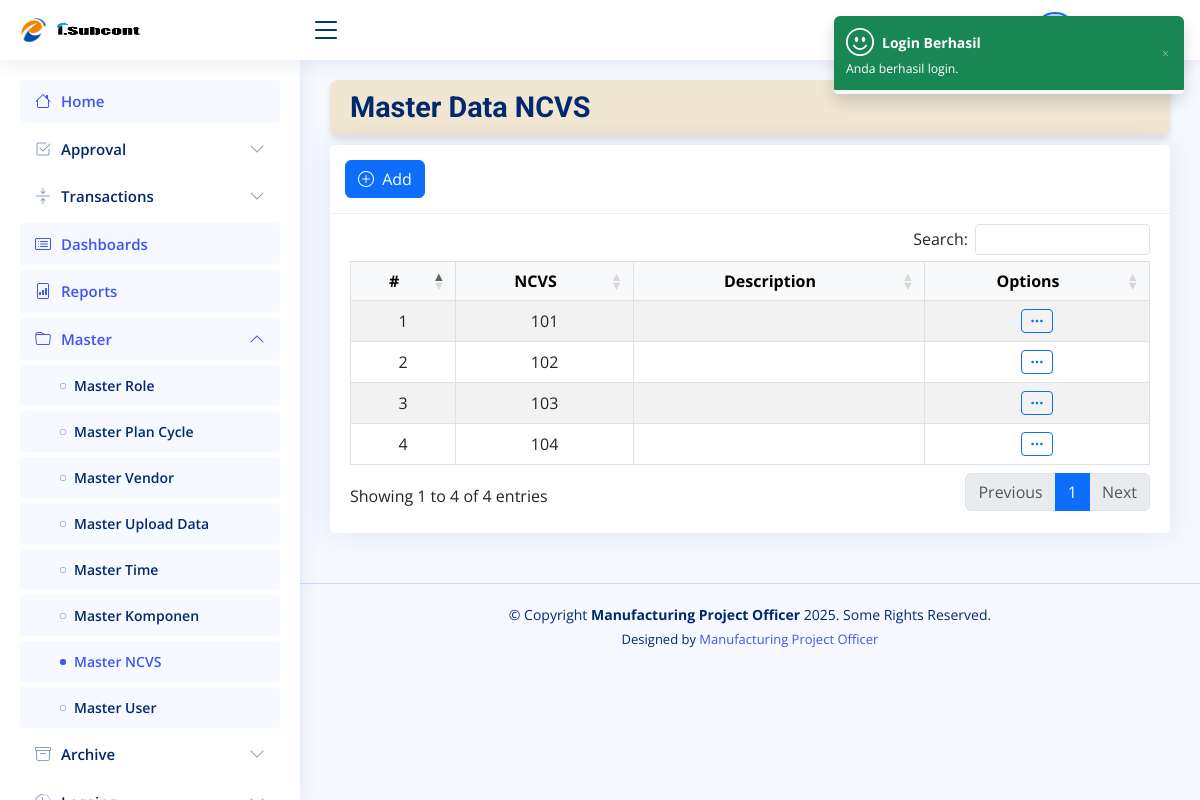
The app's page /pages/master-ncvs.php (signed in) with its own data.
### tables this page shows
CREATE TABLE `menus` (
  `id` int(11) NOT NULL,
  `name` varchar(100) NOT NULL,
  `key_name` varchar(100) NOT NULL,
  `url` varchar(150) DEFAULT NULL,
  `icon` varchar(50) DEFAULT NULL,
  `parent_id` int(11) DEFAULT NULL,
  `ordering` int(11) DEFAULT 0,
  `is_active` tinyint(1) DEFAULT 1
);

CREATE TABLE `tbl_ncvs` (
  `id_ncvs` int(11) NOT NULL,
  `ncvs` varchar(10) NOT NULL,
  `description` varchar(200) NOT NULL,
  `is_deleted` tinyint(4) NOT NULL,
  `updated_by` varchar(50) NOT NULL,
  `timestamp` timestamp NOT NULL DEFAULT current_timestamp()
);

### pages/master-ncvs.php (the view, shortened to what this page needs)
<?php
require_once __DIR__ . '/../config/auth.php';
$sql_roles = "SELECT * FROM tbl_ncvs WHERE is_deleted = '0' ORDER BY `timestamp` ASC";
$result_roles = $conn->query($sql_roles);
?>
<!DOCTYPE html>
<html lang="en">
<head>
  <link href="../assets/vendor/bootstrap/css/bootstrap.min.css" rel="stylesheet">
  <link href="../assets/vendor/bootstrap-icons/bootstrap-icons.css" rel="stylesheet">
  <link href="../assets/vendor/boxicons/css/boxicons.min.css" rel="stylesheet">
  <link href="../assets/vendor/quill/quill.snow.css" rel="stylesheet">
  <link href="../assets/vendor/quill/quill.bubble.css" rel="stylesheet">
  <link href="../assets/vendor/remixicon/remixicon.css" rel="stylesheet">
  <link href="../assets/vendor/simple-datatables/style.css" rel="stylesheet">
  <link href="../assets/css/style.css" rel="stylesheet">
  <link href="https://cdn.jsdelivr.net/npm/select2@4.1.0-rc.0/dist/css/select2.min.css" rel="stylesheet" />
  <link href="https://cdn.jsdelivr.net/npm/select2@4.1.0-rc.0/dist/css/select2.min.css" rel="stylesheet" />
  <link rel="stylesheet" href="https://cdn.datatables.net/1.13.6/css/dataTables.bootstrap5.min.css">
  <link rel="stylesheet" href="https://cdn.datatables.net/buttons/2.4.1/css/buttons.bootstrap5.min.css">
  <link rel="stylesheet" href="https://cdn.datatables.net/responsive/2.5.0/css/responsive.bootstrap5.min.css">
</head>
<body>
  <?php
  include_once __DIR__ . '/../includes/header.php';
  ?>
  <main id="main" class="main">
    <div class="pagetitle text-black" style="background-color: #f0e6d2; padding: 10px 20px; border-radius: 8px; box-shadow: 0 4px 6px rgba(0,0,0,0.1);">
      <h1 style="font-size: 1.8rem; font-weight: 700; font-family: 'Roboto', sans-serif;">
        Master Data NCVS
      </h1>
    </div>
    <section class="section">
      <div class="row">
        <div class="col-lg-12">
          <div class="card">
            <div class="card-header text-black">
              <div class="d-flex justify-content-between align-items-center w-100">
                <button type="button" class="btn btn-primary" data-bs-toggle="modal" data-bs-target="#tambahRole">
                  <i class="bi bi-plus-circle me-1"></i> Add
                </button>
              </div>
            </div>
            <div class="card-body" style="margin-top: 10px;">
              <div class="table-responsive" id="userTable">
                <table id="example1" class="table table-bordered table-striped text-center align-middle">
                  <thead class="table-light">
                    <tr>
                      <th class="text-center">#</th>
                      <th class="text-center">NCVS</th>
                      <th class="text-center">Description</th>
                      <th class="text-center">Options</th>
                    </tr>
                  </thead>
                  <tbody class="table-border-bottom-0">
                    <?php $i = 1; ?>
                    <?php foreach ($result_roles as $row) : ?>
                      <tr>
                        <td><?= $i ?></td>
                        <td><?= $row["ncvs"]; ?></td>
                        <td><?= $row["description"]; ?></td>
                        <td>
                          <div class="dropdown">
                            <button class="btn btn-sm btn-outline-primary" type="button" id="dropdownMenu<?= $row['id_ncvs']; ?>" data-bs-toggle="dropdown" aria-expanded="false">
                              <i class="bi bi-three-dots"></i>
                            </button>
                          </div>
                        </td>
                      </tr>
                      <?php $i++; ?>
                    <?php endforeach; ?>
                  </tbody>
                </table>
              </div>
            </div>
          </div>
        </div>
      </div>
    </section>
  </main>
  <?php include_once __DIR__ . '/../includes/footer.php' ?>
  <link href="https://cdn.jsdelivr.net/npm/select2@4.1.0-rc.0/dist/css/select2.min.css" rel="stylesheet" />
  <?php include_once __DIR__ . '/../includes/notification.php'; ?>
</body>
</html>

### includes/header.php (shortened to what this page needs)
<header id="header" class="header fixed-top d-flex align-items-center">
  <div class="d-flex align-items-center justify-content-between">
    <a href="./../pages/index.php" class="logo d-flex align-items-center">
      <img src="../assets/img/Logo-Stg.png" alt="">
      <img src="../assets/img/isubcont.png" alt="" style="width: 90px; height: 110px;">
    </a>
    <i class="bi bi-list toggle-sidebar-btn"></i>
  </div>
  <nav class="header-nav ms-auto">
    <ul class="d-flex align-items-center">
      <li class="nav-item dropdown pe-3">
        <a class="nav-link nav-profile d-flex align-items-center pe-0" href="#" data-bs-toggle="dropdown">
          <span class="d-none d-md-block dropdown-toggle ps-2 fw-semibold text-dark">
          </span>
        </a>
      </li>
    </ul>
  </nav>
</header>
<aside id="sidebar" class="sidebar">
  <ul class="sidebar-nav" id="sidebar-nav">
    <?php
     $role_id = isset($_SESSION['role_id']) ? (int)$_SESSION['role_id'] : 0;
     $page = $page ?? '';
     $sql = "SELECT m.*
         FROM menus m
         JOIN role_permissions rp ON rp.menu_id = m.id
         WHERE rp.role_id = '{$role_id}' AND rp.allowed = 1
         ORDER BY COALESCE(m.parent_id, 0), m.ordering ASC";
     $res = mysqli_query($conn, $sql);
     $menusByParent = [];
     $menusById = [];
     while ($r = mysqli_fetch_assoc($res)) {
       $r['id'] = (int)$r['id'];
       $r['parent_id'] = is_null($r['parent_id']) || $r['parent_id'] === '' ? 0 : (int)$r['parent_id'];
       $menusByParent[$r['parent_id']][] = $r;
       $menusById[$r['id']] = $r;
     }
     $activeMenuId = null;
     foreach ($menusById as $id => $m) {
       if (!empty($m['key_name']) && $m['key_name'] === $page) {
         $activeMenuId = $id;
         break;
       }
     }
     $openIds = [];
     if ($activeMenuId) {
       $cursor = $activeMenuId;
       while (!empty($menusById[$cursor]['parent_id'])) {
         $parent = (int)$menusById[$cursor]['parent_id'];
         $openIds[$parent] = true;
         $cursor = $parent;
       }
     }
     function renderMenuTree($parent_id, $menusByParent, $menusById, $activeMenuId, $openIds)
     {
       foreach ($menusByParent[$parent_id] as $menu) {
         $id = (int)$menu['id'];
         $hasChild = !empty($menusByParent[$id]);
         $isActive = ($activeMenuId === $id);
         $isOpen   = isset($openIds[$id]);
         $icon = $menu['icon'] ?: ($hasChild ? 'bi bi-folder' : 'bi bi-circle');
         echo '<li class="nav-item">';
         if ($hasChild) {
           echo '<a class="nav-link ' . ($isOpen ? '' : 'collapsed') . '" data-bs-target="#menu-' . $id . '" data-bs-toggle="collapse" href="#">';
           echo '<i class="' . htmlspecialchars($icon) . '"></i><span>' . htmlspecialchars($menu['name']) . '</span>';
           echo '<i class="bi bi-chevron-down ms-auto"></i></a>';
           echo '<ul id="menu-' . $id . '" class="nav-content collapse ' . ($isOpen ? 'show' : '') . '" data-bs-parent="#sidebar-nav">';
           renderMenuTree($id, $menusByParent, $menusById, $activeMenuId, $openIds);
           echo '</ul>';
         } else {
           echo '<a class="nav-link ' . ($isActive ? 'active' : '') . '" href="' . htmlspecialchars($menu['url']) . '">';
           echo '<i class="' . htmlspecialchars($icon) . '"></i><span>' . htmlspecialchars($menu['name']) . '</span></a>';
         }
         echo '</li>';
       }
     }
     renderMenuTree(0, $menusByParent, $menusById, $activeMenuId, $openIds);
     ?>
  </ul>
</aside>

### assets/css/style.css (style rules this page uses)
:root { scroll-behavior: smooth; }
body { font-family: "Open Sans", sans-serif; background: #f6f9ff; color: #444444; }
a { color: #4154f1; text-decoration: none; }
h1, h2, h3, h4, h5, h6 { font-family: "Nunito", sans-serif; }
#main { margin-top: 60px; padding: 20px 30px; transition: all 0.3s; }
.pagetitle { margin-bottom: 10px; }
.pagetitle h1 { font-size: 24px; margin-bottom: 0; font-weight: 600; color: #012970; }
.card { margin-bottom: 30px; border: none; border-radius: 5px; box-shadow: 0px 0 30px rgba(1, 41, 112, 0.1); }
.card-header, .card-footer { border-color: #ebeef4; background-color: #fff; color: #798eb3; padding: 15px; }
.card-body { padding: 0 20px 20px 20px; }
.logo { line-height: 1; }
@media (min-width: 1200px) { .logo { width: 280px; } }
.logo img { max-height: 26px; margin-right: 6px; }
.header { transition: all 0.5s; z-index: 997; height: 60px; box-shadow: 0px 2px 20px rgba(1, 41, 112, 0.1); background-color: #fff; padding-left: 20px; }
.header .toggle-sidebar-btn { font-size: 32px; padding-left: 10px; cursor: pointer; color: #012970; }
.header-nav ul { list-style: none; }
.header-nav > ul { margin: 0; padding: 0; }
.header-nav .nav-profile { color: #012970; }
.header-nav .nav-profile span { font-size: 14px; font-weight: 600; }
.sidebar { position: fixed; top: 60px; left: 0; bottom: 0; width: 300px; z-index: 996; transition: all 0.3s; padding: 20px; overflow-y: auto; scrollbar-width: thin; scrollbar-color: #aab7cf transparent; box-shadow: 0px 0px 20px rgba(1, 41, 112, 0.1); background-color: #fff; }
@media (min-width: 1200px) { #main, #footer { margin-left: 300px; } }
.sidebar-nav { padding: 0; margin: 0; list-style: none; }
.sidebar-nav li { padding: 0; margin: 0; list-style: none; }
.sidebar-nav .nav-item { margin-bottom: 5px; }
.sidebar-nav .nav-link { display: flex; align-items: center; font-size: 15px; font-weight: 600; color: #4154f1; transition: 0.3; background: #f6f9ff; padding: 10px 15px; border-radius: 4px; }
.sidebar-nav .nav-link i { font-size: 16px; margin-right: 10px; color: #4154f1; }
.sidebar-nav .nav-link.collapsed { color: #012970; background: #fff; }
.sidebar-nav .nav-link.collapsed i { color: #899bbd; }
.sidebar-nav .nav-link .bi-chevron-down { margin-right: 0; transition: transform 0.2s ease-in-out; }
.sidebar-nav .nav-link:not(.collapsed) .bi-chevron-down { transform: rotate(180deg); }
.sidebar-nav .nav-content { padding: 5px 0 0 0; margin: 0; list-style: none; }
.sidebar-nav .nav-content a { display: flex; align-items: center; font-size: 14px; font-weight: 600; color: #012970; transition: 0.3; padding: 10px 0 10px 40px; transition: 0.3s; }
.sidebar-nav .nav-content a i { font-size: 6px; margin-right: 8px; line-height: 0; border-radius: 50%; }
.sidebar-nav .nav-content a:hover, .sidebar-nav .nav-content a.active { color: #4154f1; }
.sidebar-nav .nav-content a.active i { background-color: #4154f1; }

### records on screen
menus: name "Home"
menus: name "Approval"
menus: name "Transactions"
menus: name "Dashboards"
menus: name "Reports"
menus: name "Master"
menus: name "Master Role"
menus: name "Master Plan Cycle"
menus: name "Master Vendor"
menus: name "Master Upload Data"
menus: name "Master Time"
menus: name "Master Komponen"
menus: name "Master NCVS"
menus: name "Master User"
menus: name "Archive"
tbl_ncvs: ncvs "101"
tbl_ncvs: ncvs "102"
tbl_ncvs: ncvs "103"
tbl_ncvs: ncvs "104"

### other values on screen
$login_title "Login Berhasil"
$login_message "Anda berhasil login."
